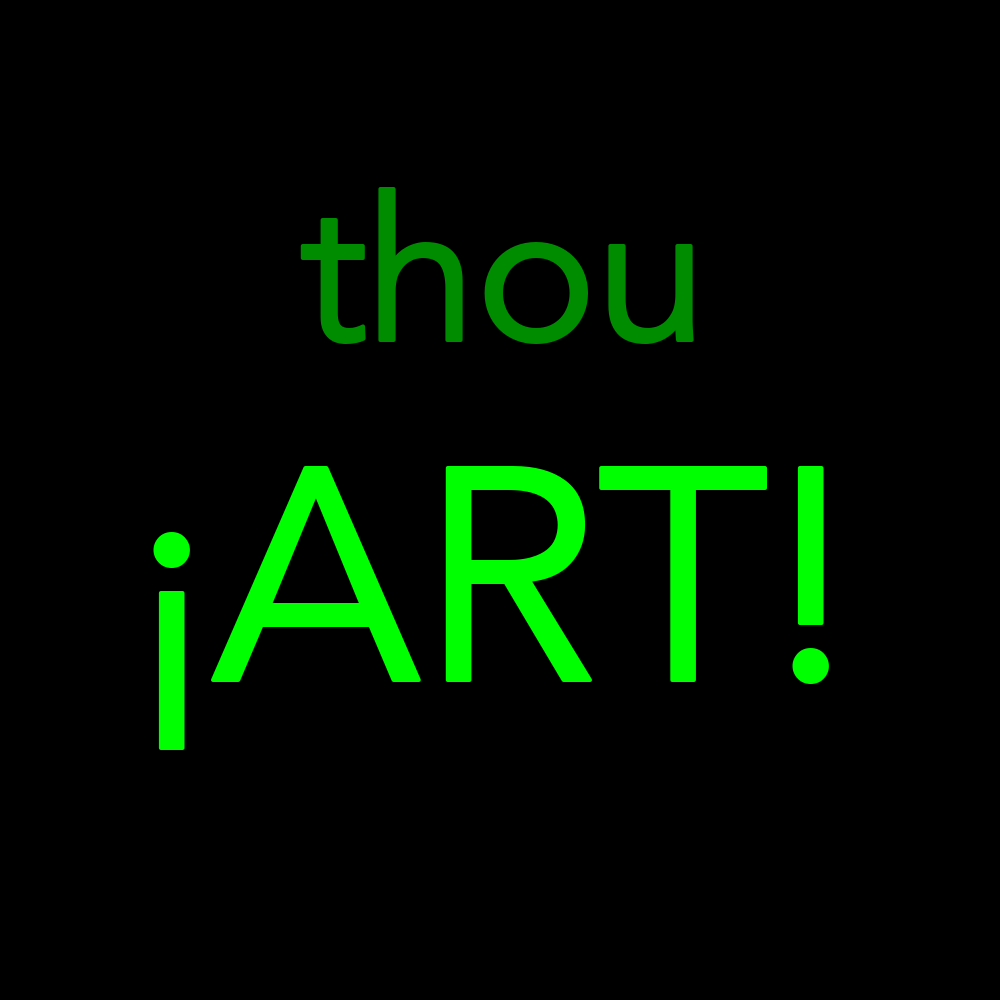

Generate this figure with Python:
from PIL import Image, ImageDraw
from PIL import ImageFont

# Setup
img_width = 1000
img_height = 1000
img = Image.new("RGBA", (img_width, img_height), (0, 0, 0))
draw = ImageDraw.Draw(img)

# Use a font to determine the size and shape of the text
# Documentation on fonts: https://pillow.readthedocs.io/en/stable/reference/ImageFont.html

# Draw
font_size = 200
font = ImageFont.truetype('../../_resources/fonts/Avenir.ttc', font_size)
draw.text((300, 140), 'thou', fill=(0, 140, 0), align='center', stroke_width=2, font=font, stroke_fill=None)

font_size = 300
font = ImageFont.truetype('../../_resources/fonts/Avenir.ttc', font_size)
draw.text((130, 380), '¡ART!', fill='lime', align='center', stroke_width=2, font=font, stroke_fill=None)


# Saves the picture
img_path = __file__.replace('.py', '.png')
img.save(img_path)
print(f'Saved {img_path}')
img.show()

